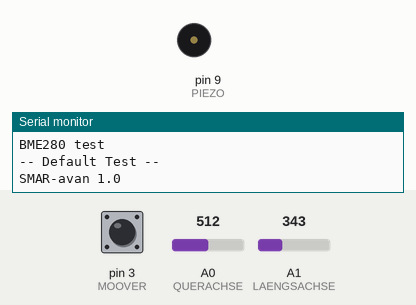
Simulated run of this sketch. Board: Arduino Uno, built with avr-gcc and run on an emulated ATmega328P. Parts: buzzer (waves = sounding), the last lines printed to the serial monitor. The inputs (shaded band) are chosen by the test bench; at power-on: A0 (QUERACHSE) = 512, A1 (LAENGSACHSE) = 343, pin 3 (MOOVER) HIGH.

Above: at 0.1 s.
At 3.2 s:
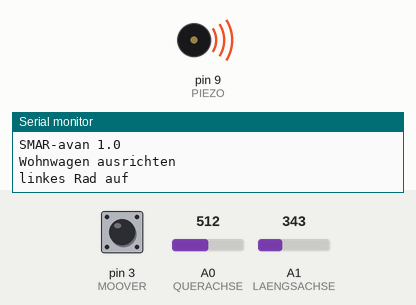
3.3 s: A0 (QUERACHSE) set to 343
5.0 s: A0 (QUERACHSE) set to 330
10.2 s: A1 (LAENGSACHSE) set to 343
11.9 s: A1 (LAENGSACHSE) set to 330
Timing chart, 0 to 14.9 s (numbered marks = the images above; inputs shaded):
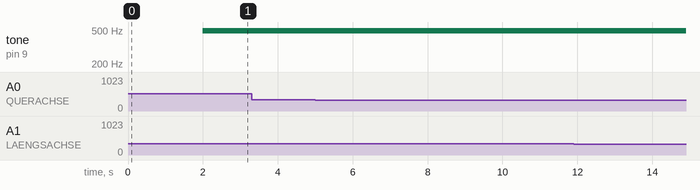

The sketch:

Smaravan.ino
```cpp
//######### Wetterstation #########
#include <Wire.h>
#include <SPI.h>
#include <Adafruit_Sensor.h>
#include <Adafruit_BME280.h>
#define BME_SCK 13
#define BME_MISO 12
#define BME_MOSI 11
#define BME_CS 10
#define SEALEVELPRESSURE_HPA (1013.25)
Adafruit_BME280 bme; // I2C
unsigned long delayTime;

//########## Wasserwage ###########
#define MOOVER 3                              // DigitalPIN3 zur Überwachung des Moverbetrieb ###### Hilfsweise ######
#define QUERACHSE A0                          // AnalogPIN0 zur Überwachung Querache
#define LAENGSACHSE A1                        // AnalogPIN1 zur Überwachung Längsache

//########## Menuetasten/Grundfunktionen ################
#define MENUE 2                               // DigitalPIN2 ist Menuetaste
#define PLUS 3                                // DigitalPIN3 ist Plustaste
#define MINUS 4                               // DigitalPIN4 ist Minustaste

#define PIEZO 9                               // DigitalPIN9 ist Piezo

//############## Sprachausgabe ##########
//#define MP3STEUERUNG 0                      //Digilpin 0 ist MP3 Steuerung
//#define MP3ANTWORT 1                        //Digitalpin 1 ist MP Antwort
//#define STUMM 13                            // DigitalPIN13 ist Stummschaltung MP3

void setup()
{
Serial.begin (9600);                           // Start der seriellen Verbindung für den serial monitor.

//########## Wetterstation #########
Serial.println(F("BME280 test"));
    bool status;
    // default settings
    // (you can also pass in a Wire library object like &Wire2)
    status = bme.begin(0x76);
    if (!status) {
        Serial.println("Could not find a valid BME280 sensor, check wiring!");
        while (1);
    }
    Serial.println("-- Default Test --");
    delayTime = 1000;
    Serial.println();

//######## Wasserwaage ###############
pinMode(MOOVER, INPUT);                        // definiert Moover als Input

//#########Menue############
pinMode (MENUE, INPUT);                        // definiert Menuetaste als Input
pinMode (PLUS, INPUT);                         // definiert Plustaste als Input
pinMode (MINUS, INPUT);                        // definiert Minustaste als Input

pinMode (PIEZO, OUTPUT);                       // definiert Piezo als Output

//########## Sprachausgabe ##############
//pinMode (STUMM, OUTPUT);                     // definiert Stumm als Output

Serial.println ("SMAR-avan 1.0");
delay (2000);
}

void loop()
{

if (digitalRead (MOOVER) == LOW)                // wenn Moover ausgeschaltet ist
    {printValues();                             // schreibe Wetterbericht
    delay(delayTime);}

                                                //########### Beginn Ausrichichtungsfunktion ################

else if (digitalRead (MOOVER) == HIGH)          // wenn Moover eingeschaltet ist
    {Serial.println ("Wohnwagen ausrichten");   // dann schreibe Wohnwagen ausrichten und
    analogWrite (PIEZO, 128);                   // dann Statuston 50% und
    delay (500);                               // warte 1 Sekunden und
    digitalWrite (PIEZO, LOW);                  // schate Statuston ab

    while (digitalRead (MOOVER) == HIGH)        // solange Moover eingeschaltet ist
    if (analogRead (QUERACHSE) > 330)           // wenn Auslesen der Querachse mehr als 330
    {Serial.println ("linkes Rad auf");         // dann Ausgabe linkes Rad auf und
    analogWrite (PIEZO, 128);                   // dann Statuston 50% und
    delay (QUERACHSE*50);                       // warte Frequenz und
    digitalWrite (PIEZO, LOW);                  // schate Statuston ab
    delay (QUERACHSE*50);}                      // warte Frequenz und
    else if (analogRead (QUERACHSE) < 326)      // sonst wenn Auslesen der Querachse weniger als 326
    {Serial.println ("rechtes Rad auf");        // dann Ausgabe rechts Rad auf und
    analogWrite (PIEZO, 128);                   // dann Statuston 50% und
    delay (QUERACHSE*50);                       // warte Frequenz und
    digitalWrite (PIEZO, LOW);                  // schate Statuston ab
    delay (QUERACHSE*50);}                      // warte Frequenz und
    else                                        // sonst
    Serial.println ("Querachse ausgerichtet");  // Ausgabe Querachse ausgerichtet

                                                //########### Wechsel Querachse zu Längsachse #####################

    while (digitalRead (MENUE) == LOW)          // solange Menü nicht gedrückt wird
    if (analogRead (LAENGSACHSE) > 330)         // wenn Auslesen der Längsachse mehr als 330
    {Serial.println ("Stützrad auf");           // dann Ausgabe Stützrad auf und
    analogWrite (PIEZO, 126);                   // dann Statuston 50% und
    delay (LAENGSACHSE*50);                     // warte Frequenz und
    digitalWrite (PIEZO, LOW);                  // schate Statuston ab
    delay (LAENGSACHSE*50);}                    // warte Frequenz und
    else if (analogRead (LAENGSACHSE) < 329)    // sonst wenn Auslesen der Längsachse weniger als 326
    {Serial.println ("Stützrad ab");            // dann Ausgabe Stützrad ab und
    analogWrite (PIEZO, 128);                   // dann Statuston 50% und
    delay (LAENGSACHSE*50);                     // warte Frequenz und
    digitalWrite (PIEZO, LOW);                  // schate Statuston ab
    delay (LAENGSACHSE*50);}                    // warte Frequenz und
    else                                        // sonst
    Serial.println ("Längsachse ausgerichtet"); // Ausgabe Längsachse ausgerichtet

    Serial.println ("Wohnwagen ausgerichtet");  // dann schreibe Wohnwagen ausgerichtet und
    delay (2000);                               // warte 2 Sekunden
    Serial.println ("Stützen absenken");        // dann schreibe Stützen absenken und
    delay (2000);}                              // warte 2 Sekunden

}                                               //########### Ende Ausrichtungsfunktion #####################

void printValues() {
    Serial.print("Temperature = ");
    Serial.print(bme.readTemperature());
    Serial.println(" *C");

    Serial.print("Pressure = ");

    Serial.print(bme.readPressure() / 100.0F);
    Serial.println(" hPa");

    Serial.print("Approx. Altitude = ");
    Serial.print(bme.readAltitude(SEALEVELPRESSURE_HPA));
    Serial.println(" m");

    Serial.print("Humidity = ");
    Serial.print(bme.readHumidity());
    Serial.println(" %");

    Serial.print("Wetterbericht  ");
    if (bme.readPressure() < 1040)
    Serial.print("sonnig");
    else if(bme.readPressure() < 1000)
    Serial.print ("wechselhaft");
    else if(bme.readPressure() < 980)
    Serial.print ("regnerisch");
    else if (bme.readPressure() > 980)
    Serial.println ("stürmisch");

    Serial.println ("Hier fehlt noch eine Prognose anhand des Luftdrucks!!!");

    Serial.println();
}
```
